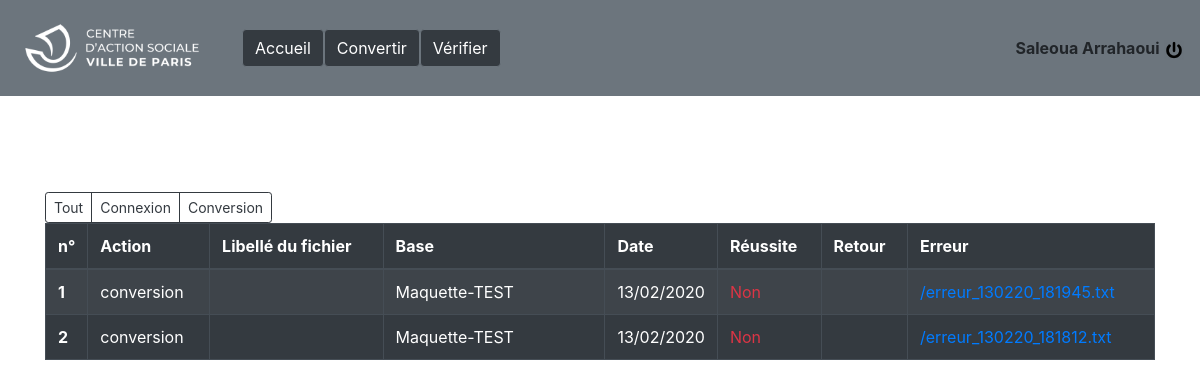
Page /lienTDBConversion.php (signed in) on the committed database.
### tables this page shows
CREATE TABLE IF NOT EXISTS `LoginMdp` (
  `idUtilisateur` int(11) NOT NULL,
  `Login` varchar(255) NOT NULL,
  `Password` varchar(255) NOT NULL,
  `nom` varchar(255) NOT NULL,
  `prenom` varchar(255) NOT NULL,
  `mail` varchar(255) NOT NULL,
  `pathupload` varchar(255) NOT NULL,
  `pathdepot` varchar(255) NOT NULL
);

CREATE TABLE IF NOT EXISTS `Action` (
  `idaction` int(10) NOT NULL,
  `date` datetime NOT NULL,
  `numtyp` int(2) NOT NULL,
  `numutilisateur` int(11) NOT NULL,
  `reussite` tinyint(1) NOT NULL,
  `retour` varchar(255) NOT NULL,
  `libelle` varchar(255) NOT NULL,
  `erreur` varchar(255) NOT NULL,
  `nomfichierbase` varchar(255) NOT NULL
);

CREATE TABLE IF NOT EXISTS `TypeAction` (
  `idaction` int(2) NOT NULL,
  `libelleaction` varchar(255) NOT NULL
);

### lienTDBConversion.php (the view, shortened to what this page needs)
<html>
    <head>
        <link rel="stylesheet" href="https://stackpath.bootstrapcdn.com/bootstrap/4.3.1/css/bootstrap.min.css">
    </head>
    <body>
			<?php $page="TDB"; include("entete.php"); ?>
			<section>
				<div class="container" style="width:95%">
					<div class="btn-group" role="group">
						<button type="button" onclick="window.location.href = 'lienTDB.php';" class="btn btn-outline-dark btn-sm ">Tout</button>
						<button type="button" onclick="window.location.href = 'lienTDBConnexion.php';" class="btn btn-outline-dark btn-sm">Connexion</button>
						<button type="button" onclick="window.location.href = 'lienTDBConversion.php';" class="btn btn-outline-dark btn-sm">Conversion</button>
					</div>
					<table class="table table-striped table-bordered table-dark table-hover">
					  <thead>
						<tr>
						  <th scope="col">n°</th>
						  <th scope="col">Action</th>
						  <th scope="col">Libellé du fichier</th>
						  <th scope="col">Base</th>
						  <th scope="col">Date</th>
						  <th scope="col">Réussite</th>
						  <th scope="col">Retour</th>
						  <th scope="col">Erreur</th>
						</tr>
					  </thead>
					  <tbody>
						<?php
							 $requete = mysql_query('SELECT Action.idaction, libelleaction, date, libelle, nomfichierbase, reussite, erreur, retour
													 FROM TypeAction INNER JOIN Action ON TypeAction.idaction = Action.numtyp
													 WHERE numutilisateur="'.$_SESSION['id'].'" AND numtyp="1" ORDER BY date DESC')
													 OR die('Erreur de la requête MySQL');
							 $i=1;
							 while($resultat = mysql_fetch_object($requete))
							 {
								if($resultat->reussite == 1)
								{
									$couleur="text-success";
									$texteReussite="Oui";
								}
								else
								{
									$couleur="text-danger";
									$texteReussite="Non";
								}
								$a = $resultat->date;
								$b = date_create($a);
								$c = date_format($b, 'd/m/Y');
								  echo '
									<tr>
									  <th scope="row" style="width:1%">'.$i.'</th>
									  <td>'.$resultat->libelleaction.'</td>
									  <td>'.$resultat->libelle.'</td>
									  <td style="width:20%" >'.$resultat->nomfichierbase.'</td>
									  <td style="width:10%">'.$c.'</td>
									  <td class="'.$couleur.'">'.$texteReussite.'</td>
									  <td><a href="lireRapport.php?rapport='.$resultat->retour.'">'.$resultat->retour.'</a></td>
									  <td><a href="lireErreur.php?erreur='.$resultat->erreur.'">'.$resultat->erreur.'</a></td>
									</tr>
								  ';
								  $i++;
							 }
						?>
					  </tbody>
					</table>
				</div>
			</section>
    </body>
</html>

### entete.php (shortened to what this page needs)
<?php
	$lienConv= "window.location.href = 'LienFile_Utilisateur.php';";
	$lienVerif= "window.location.href = 'LienFile_ligne.php';";
	$lienIndex = "window.location.href = 'index.php';";
	$afficherConv= '<button onclick="'.$lienConv.'" class="btn btn-outline-secondary bg-dark text-white" type="button"> Convertir </button>';
	$afficherVerif= '<button onclick="'.$lienVerif.'" class="btn btn-outline-secondary bg-dark text-white" type="button"> Vérifier </button>';
	$afficherAccueil= '<button onclick="'.$lienIndex.'" class="btn btn-outline-secondary bg-dark text-white" type="button"> Accueil </button>';
	$afficherLogo= '<a class="navbar-brand" href="index.php"><img src="image/logocasvp1.png" width="210" height="70"></a>';
	if(isset($_SESSION['login']))
	{
		$requete = mysql_query('SELECT nom, prenom
								FROM LoginMdp
								WHERE idUtilisateur="'.$_SESSION['id'].'"') OR die('Erreur de la requête MySQL');
		$resultat = mysql_fetch_object($requete);
		$afficherDroite = $resultat->prenom." ".$resultat->nom;
		$lienImage = '<img src="image/deco.png" width="20" height="20">';
	}
	else
	{
		$afficherDroite =' <a class="text-dark" href="logout.php">se connecter</a>';
		$lienImage = '<img src="image/connexion.png" width="20" height="20">';
		$afficherConv = "";
	}
	$afficheImage = '<li><a href="logout.php"> '.$lienImage.'</a></li>';
?>
<header>
	<nav class="navbar navbar-expand-lg navbar-light bg-secondary ">
		<?php echo $afficherLogo; ?>
		<div class="collapse navbar-collapse">
			<div class="navbar-nav">
				<?php
				echo $afficherAccueil;
				echo $afficherConv ;
				echo $afficherVerif ;
				?>
			</div>
		</div>
		<ul class="nav navbar-nav navbar-right">
			<li class="font-weight-bold " ><?php echo  $afficherDroite ; ?></li>&nbsp;
			<?php echo $afficheImage; ?>
		</ul>
	</nav>
</header>

### rows in the picture
loginmdp: afficherDroite "Saleoua Arrahaoui"
action: numtyp.libelleaction "conversion", nomfichierbase "Maquette-TEST", date "13/02/2020", reussite "Non", erreur "/erreur_130220_181945.txt"
action: numtyp.libelleaction "conversion", nomfichierbase "Maquette-TEST", date "13/02/2020", reussite "Non", erreur "/erreur_130220_181812.txt"
